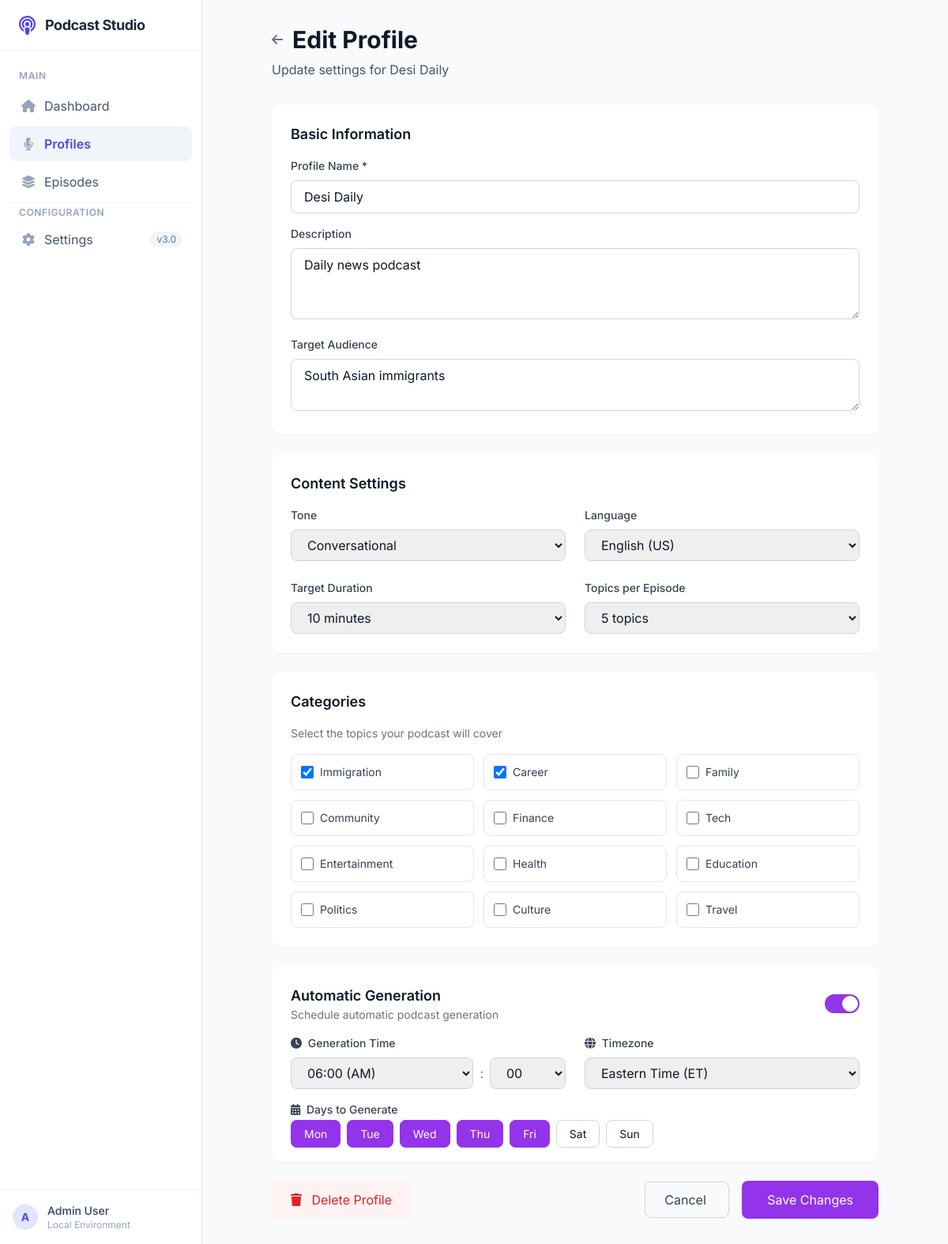
Page /profiles/1/edit on the committed database.
### webapp/models.py (models this page shows)
class PodcastProfile(Base):
    __tablename__ = 'podcast_profiles'
    id = Column(Integer, primary_key=True)
    name = Column(String(100), nullable=False, unique=True)
    description = Column(Text)
    target_audience = Column(Text)
    tone = Column(String(50), default='conversational')  # conversational, formal, casual, educational
    language = Column(String(10), default='en-US')
    target_duration_minutes = Column(Integer, default=10)
    topic_count = Column(Integer, default=5)
    categories = Column(JSON, default=list)  # List of categories to cover
    sources_config = Column(JSON, default=dict)  # Reddit subs, RSS feeds, etc.
    schedule_enabled = Column(Boolean, default=False)  # Whether scheduling is active
    schedule_cron = Column(String(50))  # Cron expression for scheduling
    schedule_hour = Column(Integer, default=6)  # Hour to generate (0-23)
    schedule_minute = Column(Integer, default=0)  # Minute to generate (0-59)
    schedule_days = Column(JSON, default=lambda: ['mon', 'tue', 'wed', 'thu', 'fri', 'sat', 'sun'])  # Days to run
    timezone = Column(String(50), default='America/New_York')
    last_scheduled_run = Column(DateTime)  # Track when last scheduled generation ran
    tts_model = Column(String(100), default='gemini-2.5-flash-preview-tts')
    is_active = Column(Boolean, default=True)
    created_at = Column(DateTime, default=datetime.utcnow)
    updated_at = Column(DateTime, default=datetime.utcnow, onupdate=datetime.utcnow)
    hosts = relationship('Host', back_populates='profile', cascade='all, delete-orphan')
    episodes = relationship('Episode', back_populates='profile', cascade='all, delete-orphan')
    avoided_topics = relationship('TopicAvoidance', back_populates='profile', cascade='all, delete-orphan')
    sources = relationship('ContentSource', back_populates='profile', cascade='all, delete-orphan')
    categories_rel = relationship('Category', secondary='profile_categories', back_populates='profiles')

### webapp/app.py (the view, shortened to what this page needs)
@app.route('/profiles/<int:profile_id>/edit', methods=['GET', 'POST'])
def profile_edit(profile_id):
    db = get_db()
    try:
        profile = db.query(PodcastProfile).get(profile_id)
        if not profile:
            flash('Profile not found', 'error')
            return redirect(url_for('profiles_list'))
        return render_template('profiles/edit.html', profile=profile)
    finally:
        db.close()

### webapp/app.py (called while the page is built)
def get_db():
    return Session()

### webapp/templates/profiles/edit.html (shortened to what this page needs)
{% extends "base.html" %}
{% block content %}
<div class="max-w-3xl mx-auto space-y-8">
    <div>
        <div class="flex items-center space-x-3 mb-2">
            <a href="/profiles/{{ profile.id }}" class="text-gray-500 hover:text-gray-700">
                <i class="fas fa-arrow-left"></i>
            </a>
            <h1 class="text-3xl font-bold text-gray-900">Edit Profile</h1>
        </div>
        <p class="text-gray-600">Update settings for {{ profile.name }}</p>
    </div>
    <form method="POST" class="space-y-6">
        <div class="bg-white rounded-xl shadow-sm p-6">
            <h2 class="text-lg font-semibold text-gray-900 mb-4">Basic Information</h2>
            <div class="space-y-4">
                <div>
                    <label class="block text-sm font-medium text-gray-700 mb-2">Profile Name *</label>
                    <input type="text" name="name" required value="{{ profile.name }}"
                        class="w-full border border-gray-300 rounded-lg px-4 py-2 focus:ring-purple-500 focus:border-purple-500">
                </div>
                <div>
                    <label class="block text-sm font-medium text-gray-700 mb-2">Description</label>
                    <textarea name="description" rows="3"
                        class="w-full border border-gray-300 rounded-lg px-4 py-2 focus:ring-purple-500 focus:border-purple-500">{{ profile.description or '' }}</textarea>
                </div>
                <div>
                    <label class="block text-sm font-medium text-gray-700 mb-2">Target Audience</label>
                    <textarea name="target_audience" rows="2"
                        class="w-full border border-gray-300 rounded-lg px-4 py-2 focus:ring-purple-500 focus:border-purple-500">{{ profile.target_audience or '' }}</textarea>
                </div>
            </div>
        </div>
        <div class="bg-white rounded-xl shadow-sm p-6">
            <h2 class="text-lg font-semibold text-gray-900 mb-4">Content Settings</h2>
            <div class="grid grid-cols-2 gap-6">
                <div>
                    <label class="block text-sm font-medium text-gray-700 mb-2">Tone</label>
                    <select name="tone" class="w-full border border-gray-300 rounded-lg px-4 py-2 focus:ring-purple-500 focus:border-purple-500">
                        <option value="conversational" {{ 'selected' if profile.tone == 'conversational' }}>Conversational</option>
                    </select>
                </div>
                <div>
                    <label class="block text-sm font-medium text-gray-700 mb-2">Language</label>
                    <select name="language" class="w-full border border-gray-300 rounded-lg px-4 py-2 focus:ring-purple-500 focus:border-purple-500">
                        <option value="en-US" {{ 'selected' if profile.language == 'en-US' }}>English (US)</option>
                    </select>
                </div>
                <div>
                    <label class="block text-sm font-medium text-gray-700 mb-2">Target Duration</label>
                    <select name="duration" class="w-full border border-gray-300 rounded-lg px-4 py-2 focus:ring-purple-500 focus:border-purple-500">
                        <option value="10" {{ 'selected' if profile.target_duration_minutes == 10 }}>10 minutes</option>
                    </select>
                </div>
                <div>
                    <label class="block text-sm font-medium text-gray-700 mb-2">Topics per Episode</label>
                    <select name="topic_count" class="w-full border border-gray-300 rounded-lg px-4 py-2 focus:ring-purple-500 focus:border-purple-500">
                        <option value="5" {{ 'selected' if profile.topic_count == 5 }}>5 topics</option>
                    </select>
                </div>
            </div>
        </div>
        <div class="bg-white rounded-xl shadow-sm p-6">
            <h2 class="text-lg font-semibold text-gray-900 mb-4">Categories</h2>
            <p class="text-sm text-gray-500 mb-4">Select the topics your podcast will cover</p>
            <div class="grid grid-cols-3 gap-3">
                {% set all_categories = ['immigration', 'career', 'family', 'community', 'finance', 'tech', 'entertainment', 'health', 'education', 'politics', 'culture', 'travel'] %}
                {% for cat in all_categories %}
                <label class="flex items-center space-x-2 p-3 border border-gray-200 rounded-lg hover:bg-gray-50 cursor-pointer">
                    <input type="checkbox" name="categories" value="{{ cat }}"
                        {{ 'checked' if cat in (profile.categories or []) }}
                        class="h-4 w-4 text-purple-600 rounded focus:ring-purple-500">
                    <span class="text-sm text-gray-700 capitalize">{{ cat }}</span>
                </label>
                {% endfor %}
            </div>
        </div>
        <div class="bg-white rounded-xl shadow-sm p-6">
            <div class="flex items-center justify-between mb-4">
                <div>
                    <h2 class="text-lg font-semibold text-gray-900">Automatic Generation</h2>
                    <p class="text-sm text-gray-500">Schedule automatic podcast generation</p>
                </div>
                <label class="relative inline-flex items-center cursor-pointer">
                    <div class="w-11 h-6 bg-gray-200 peer-focus:outline-none peer-focus:ring-4 peer-focus:ring-purple-300 rounded-full peer peer-checked:after:translate-x-full peer-checked:after:border-white after:content-[''] after:absolute after:top-[2px] after:left-[2px] after:bg-white after:border-gray-300 after:border after:rounded-full after:h-5 after:w-5 after:transition-all peer-checked:bg-purple-600"></div>
                </label>
            </div>
            <div id="scheduleOptions" class="{{ 'opacity-50 pointer-events-none' if not profile.schedule_enabled }}">
                <div class="grid grid-cols-2 gap-6 mb-4">
                    <div>
                        <label class="block text-sm font-medium text-gray-700 mb-2">
                            <i class="fas fa-clock mr-1"></i> Generation Time
                        </label>
                        <div class="flex items-center space-x-2">
                            <select name="schedule_hour" class="flex-1 border border-gray-300 rounded-lg px-4 py-2 focus:ring-purple-500 focus:border-purple-500">
                                {% for h in range(24) %}
                                <option value="{{ h }}" {{ 'selected' if profile.schedule_hour == h }}>
                                    {{ '%02d' % h }}:00 {{ '(AM)' if h < 12 else '(PM)' }}
                                </option>
                                {% endfor %}
                            </select>
                            <span class="text-gray-500">:</span>
                            <select name="schedule_minute" class="w-24 border border-gray-300 rounded-lg px-4 py-2 focus:ring-purple-500 focus:border-purple-500">
                                <option value="0" {{ 'selected' if (profile.schedule_minute or 0) == 0 }}>00</option>
                            </select>
                        </div>
                    </div>
                    <div>
                        <label class="block text-sm font-medium text-gray-700 mb-2">
                            <i class="fas fa-globe mr-1"></i> Timezone
                        </label>
                        <select name="timezone" class="w-full border border-gray-300 rounded-lg px-4 py-2 focus:ring-purple-500 focus:border-purple-500">
                            <option value="America/New_York" {{ 'selected' if profile.timezone == 'America/New_York' }}>Eastern Time (ET)</option>
                        </select>
                    </div>
                </div>
                <div>
                    <label class="block text-sm font-medium text-gray-700 mb-2">
                        <i class="fas fa-calendar-alt mr-1"></i> Days to Generate
                    </label>
                    <div class="flex flex-wrap gap-2">
                        {% set days = [('mon', 'Mon'), ('tue', 'Tue'), ('wed', 'Wed'), ('thu', 'Thu'), ('fri', 'Fri'), ('sat', 'Sat'), ('sun', 'Sun')] %}
                        {% set profile_days = profile.schedule_days or ['mon', 'tue', 'wed', 'thu', 'fri', 'sat', 'sun'] %}
                        {% for day_val, day_label in days %}
                        <label class="cursor-pointer">
                            <span class="px-4 py-2 border border-gray-300 rounded-lg text-sm
                                peer-checked:bg-purple-600 peer-checked:text-white peer-checked:border-purple-600
                                hover:bg-gray-50 transition">{{ day_label }}</span>
                        </label>
                        {% endfor %}
                    </div>
                </div>
            </div>
        </div>
        <div class="flex justify-between">
            <form method="POST" action="/profiles/{{ profile.id }}/delete" class="inline" onsubmit="return confirm('Are you sure you want to delete this profile? This will also delete all episodes.')">
                <button type="submit" class="px-6 py-3 bg-red-50 text-red-600 rounded-lg hover:bg-red-100 transition">
                    <i class="fas fa-trash mr-2"></i> Delete Profile
                </button>
            </form>
            <div class="space-x-4">
                <a href="/profiles/{{ profile.id }}" class="px-6 py-3 border border-gray-300 text-gray-700 rounded-lg hover:bg-gray-50 transition">
                    Cancel
                </a>
                <button type="submit" class="px-8 py-3 bg-purple-600 text-white rounded-lg hover:bg-purple-700 transition">
                    Save Changes
                </button>
            </div>
        </div>
    </form>
</div>
{% endblock %}

### webapp/templates/base.html (style rules this page uses)
body { font-family: 'Inter', sans-serif; }

### rows in the picture
PodcastProfile: name "Desi Daily", description "Daily news podcast", target_audience "South Asian immigrants"

### other values in the picture
{{ cat }} "Immigration" "Career" "Family" "Community" "Finance" "Tech" "Entertainment" "Health" "Education" "Politics" "Culture" "Travel"
{{ day_label }} "Mon" "Tue" "Wed" "Thu" "Fri" "Sat" "Sun"
form field schedule_hour "06:00 (AM)"
